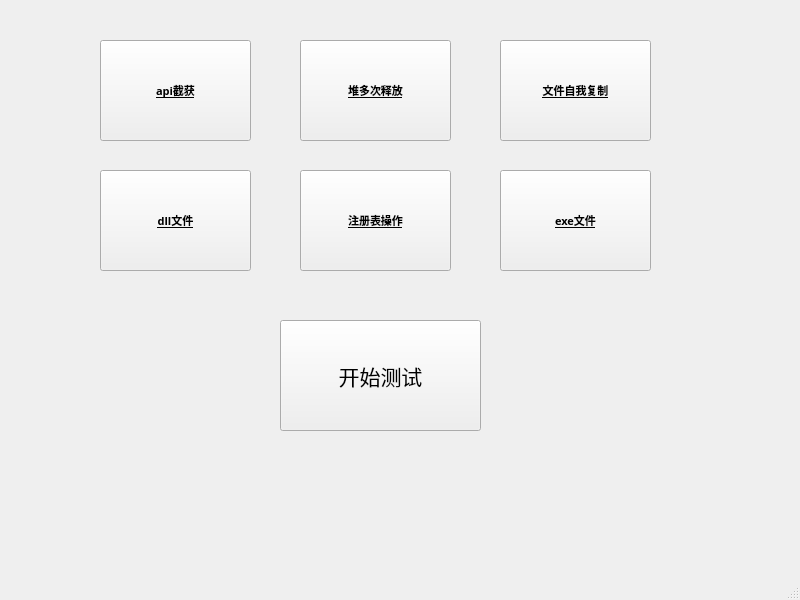
<?xml version="1.0" encoding="UTF-8"?>
<ui version="4.0">
 <class>MainWindow</class>
 <widget class="QMainWindow" name="MainWindow">
  <property name="geometry">
   <rect>
    <x>0</x>
    <y>0</y>
    <width>800</width>
    <height>600</height>
   </rect>
  </property>
  <property name="font">
   <font>
    <family>Agency FB</family>
    <pointsize>16</pointsize>
   </font>
  </property>
  <property name="windowTitle">
   <string>MainWindow</string>
  </property>
  <widget class="QWidget" name="centralwidget">
   <widget class="QPushButton" name="pushButton">
    <property name="geometry">
     <rect>
      <x>280</x>
      <y>320</y>
      <width>201</width>
      <height>111</height>
     </rect>
    </property>
    <property name="text">
     <string>开始测试</string>
    </property>
   </widget>
   <widget class="QPushButton" name="pushButton_2">
    <property name="geometry">
     <rect>
      <x>100</x>
      <y>40</y>
      <width>151</width>
      <height>101</height>
     </rect>
    </property>
    <property name="font">
     <font>
      <family>Agency FB</family>
      <pointsize>8</pointsize>
      <weight>75</weight>
      <italic>false</italic>
      <bold>true</bold>
      <underline>true</underline>
     </font>
    </property>
    <property name="text">
     <string>api截获</string>
    </property>
   </widget>
   <widget class="QPushButton" name="pushButton_3">
    <property name="geometry">
     <rect>
      <x>300</x>
      <y>40</y>
      <width>151</width>
      <height>101</height>
     </rect>
    </property>
    <property name="font">
     <font>
      <family>Agency FB</family>
      <pointsize>8</pointsize>
      <weight>75</weight>
      <bold>true</bold>
      <underline>true</underline>
     </font>
    </property>
    <property name="text">
     <string>堆多次释放</string>
    </property>
   </widget>
   <widget class="QPushButton" name="pushButton_4">
    <property name="geometry">
     <rect>
      <x>500</x>
      <y>40</y>
      <width>151</width>
      <height>101</height>
     </rect>
    </property>
    <property name="font">
     <font>
      <family>Agency FB</family>
      <pointsize>8</pointsize>
      <weight>75</weight>
      <bold>true</bold>
      <underline>true</underline>
     </font>
    </property>
    <property name="text">
     <string>文件自我复制</string>
    </property>
   </widget>
   <widget class="QPushButton" name="pushButton_5">
    <property name="geometry">
     <rect>
      <x>100</x>
      <y>170</y>
      <width>151</width>
      <height>101</height>
     </rect>
    </property>
    <property name="font">
     <font>
      <family>Agency FB</family>
      <pointsize>8</pointsize>
      <weight>75</weight>
      <bold>true</bold>
      <underline>true</underline>
     </font>
    </property>
    <property name="text">
     <string>dll文件</string>
    </property>
   </widget>
   <widget class="QPushButton" name="pushButton_6">
    <property name="geometry">
     <rect>
      <x>500</x>
      <y>170</y>
      <width>151</width>
      <height>101</height>
     </rect>
    </property>
    <property name="font">
     <font>
      <family>Agency FB</family>
      <pointsize>8</pointsize>
      <weight>75</weight>
      <bold>true</bold>
      <underline>true</underline>
     </font>
    </property>
    <property name="text">
     <string>exe文件</string>
    </property>
   </widget>
   <widget class="QPushButton" name="pushButton_7">
    <property name="geometry">
     <rect>
      <x>300</x>
      <y>170</y>
      <width>151</width>
      <height>101</height>
     </rect>
    </property>
    <property name="font">
     <font>
      <family>Agency FB</family>
      <pointsize>8</pointsize>
      <weight>75</weight>
      <bold>true</bold>
      <underline>true</underline>
     </font>
    </property>
    <property name="text">
     <string>注册表操作</string>
    </property>
   </widget>
  </widget>
  <widget class="QMenuBar" name="menubar">
   <property name="geometry">
    <rect>
     <x>0</x>
     <y>0</y>
     <width>800</width>
     <height>29</height>
    </rect>
   </property>
  </widget>
  <widget class="QStatusBar" name="statusbar"/>
 </widget>
 <resources/>
 <connections/>
</ui>
